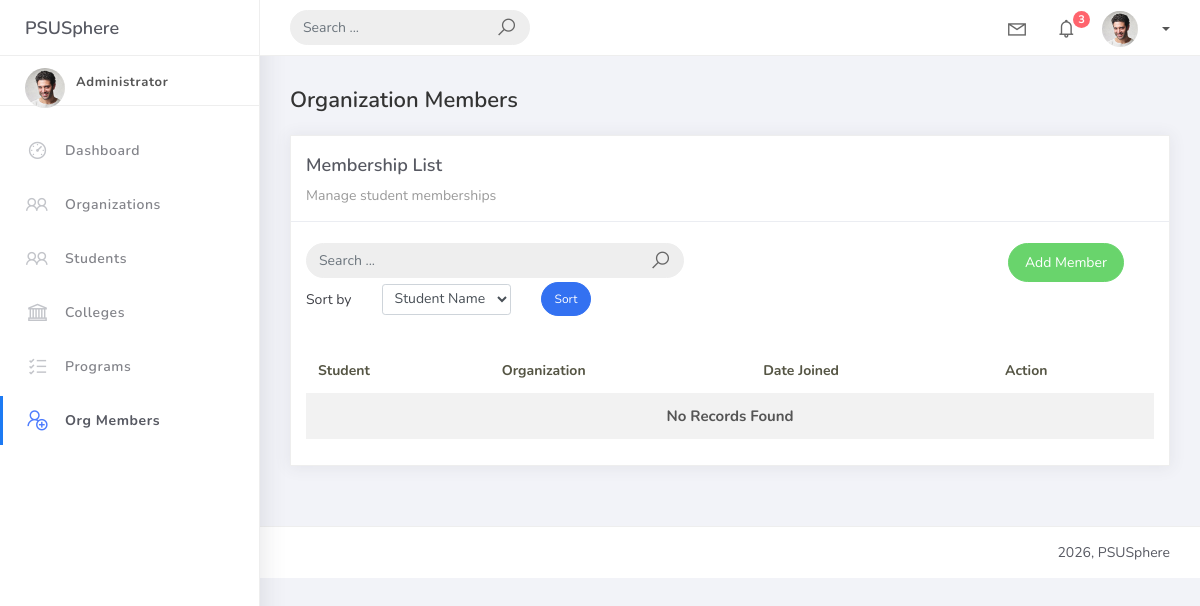
The page /orgmember_list/ on the database as committed earlier.
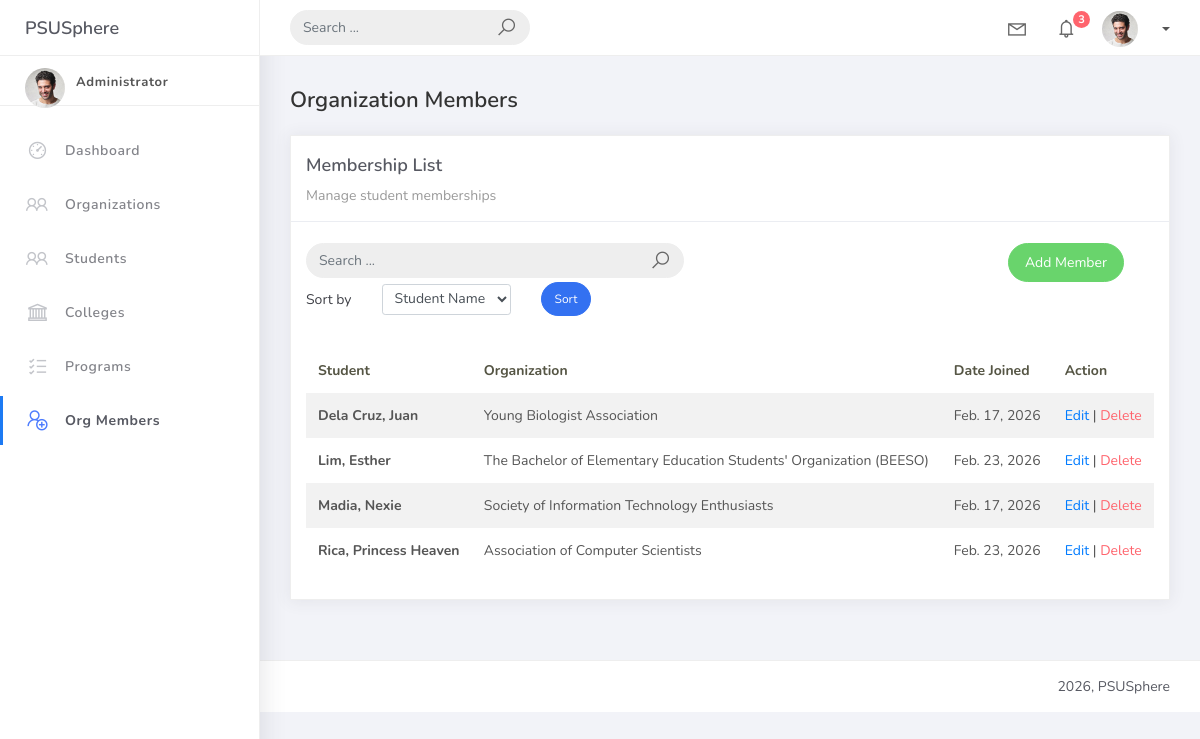
The same page on the database as committed later.
### studentorg/models.py (models this page shows, shortened)
class BaseModel(models.Model):
    created_at = models.DateTimeField(auto_now_add=True, db_index=True)
    updated_at = models.DateTimeField(auto_now=True)
    class Meta:
        abstract = True

class OrgMember(BaseModel):
    student = models.ForeignKey(Student, on_delete=models.CASCADE, related_name="memberships")
    organization = models.ForeignKey(Organization, on_delete=models.CASCADE, related_name="members")
    date_joined = models.DateField()

class Student(BaseModel):
    student_id = models.CharField(max_length=15, unique=True)
    lastname = models.CharField(max_length=25)
    firstname = models.CharField(max_length=25)
    middlename = models.CharField(max_length=25, blank=True, null=True)
    program = models.ForeignKey(Program, on_delete=models.CASCADE, related_name="students")
    def __str__(self):
        return f"{self.lastname}, {self.firstname}"

class Organization(BaseModel):
    name = models.CharField(max_length=250, unique=True)
    college = models.ForeignKey(College, null=True, blank=True, on_delete=models.CASCADE, related_name="organizations")
    description = models.TextField(max_length=500)
    def __str__(self):
        return self.name

### studentorg/views.py (the view)
# urls.py: path('orgmember_list/', OrgMemberListView.as_view(), name='orgmember-list'),
class OrgMemberListView(ListView):
    model = OrgMember
    template_name = 'orgmember_list.html'
    context_object_name = 'object_list'
    paginate_by = 5
    def get_queryset(self):
        query = self.request.GET.get('q')
        sort_by = self.request.GET.get('sort_by')
        queryset = OrgMember.objects.all()
        if query:
            queryset = queryset.filter(
                Q(student__lastname__icontains=query) |
                Q(student__firstname__icontains=query) |
                Q(organization__name__icontains=query)
            )
        if sort_by == 'date_joined':  # Changed from 'date' to 'date_joined' to match HTML
            return queryset.order_by('date_joined')
        elif sort_by == 'organization': # Added to match the Program-style dropdown
            return queryset.order_by('organization__name', 'student__lastname')
        elif sort_by == 'name_desc':
            return queryset.order_by('-student__lastname', '-student__firstname')
        else:
            return queryset.order_by('student__lastname', 'student__firstname')

### templates/orgmember_list.html (shortened to what this page needs)
{% extends 'base.html' %}
{% load static %}
{% block content %}
<h4 class="page-title">Organization Members</h4>
<div class="row">
    <div class="col-md-12">
        <div class="card">
            <div class="card-header">
                <div class="card-title">Membership List</div>
                <div class="card-category">Manage student memberships</div>
            </div>
            <br />
            <div class="col-md-12 row">
                <div class="col-md-6">
                    <form class="navbar-left navbar-form nav-search mr-md-3" method="GET" action="{% url 'orgmember-list' %}">
                        <div class="input-group">
                            <input type="text" name="q" placeholder="Search ..." class="form-control" value="{{ request.GET.q|default:'' }}">
                            <div class="input-group-append">
                                <span class="input-group-text">
                                    <i class="la la-search search-icon"></i>
                                </span>
                            </div>
                        </div>
                    </form>
                </div>
                <div class="col-md-6">
                    <div class="pull-right">
                        <a href="{% url 'orgmember-add' %}" class="btn btn-success btn-rounded">Add Member</a>
                    </div>
                </div>
            </div>
            <div class="col-md-12">
                <form method="get" class="row g-2 align-items-center">
                    <div class="col-auto">
                        <label for="smallSelect" class="col-form-label">Sort by</label>
                    </div>
                    <div class="col-auto">
                    <select class="form-control form-control-sm" id="smallSelect" name="sort_by">
                    <option value="student__lastname" {% if request.GET.sort_by == "student__lastname" %}selected{% endif %}>
                        Student Name
                    </option>
                    </select>
                    </div>
                    <div class="col-auto">
                        <button type="submit" class="btn btn-primary btn-sm btn-rounded">Sort</button>
                    </div>
                </form>
            </div>
            <div class="card-body">
                <div class="table-responsive">
                    <table class="table table-striped mt-3">
                        <thead>
                            <tr>
                                <th scope="col">Student</th>
                                <th scope="col">Organization</th>
                                <th scope="col">Date Joined</th>
                                <th scope="col">Action</th>
                            </tr>
                        </thead>
                        <tbody>
                            {% for object in object_list %}
                            <tr>
                                <td><strong>{{ object.student }}</strong></td>
                                <td>{{ object.organization }}</td>
                                <td>{{ object.date_joined }}</td>
                                <td>
                                    <a href="{% url 'orgmember-update' object.id %}">Edit</a> |
                                    <a href="{% url 'orgmember-delete' object.id %}" class="text-danger">Delete</a>
                                </td>
                            </tr>
                            {% empty %}
                            <tr>
                                <td colspan="4" style="text-align: center">
                                    <p class="text-sm font-weight-bold mb-0">No Records Found</p>
                                </td>
                            </tr>
                            {% endfor %}
                        </tbody>
                    </table>
                </div>
            </div>
        </div>
    </div>
</div>
{% endblock %}

Rows that differ between the two databases and show on the page:
added OrgMember: student "Dela Cruz, Juan", organization "Young Biologist Association", date_joined "Feb. 17, 2026"
added OrgMember: student "Lim, Esther", organization "The Bachelor of Elementary Education Students' Organization (BEESO)", date_joined "Feb. 23, 2026"
added OrgMember: student "Madia, Nexie", organization "Society of Information Technology Enthusiasts", date_joined "Feb. 17, 2026"
added OrgMember: student "Rica, Princess Heaven", organization "Association of Computer Scientists", date_joined "Feb. 23, 2026"
Other text that changed with them:
text no longer shown: "No Records Found"
